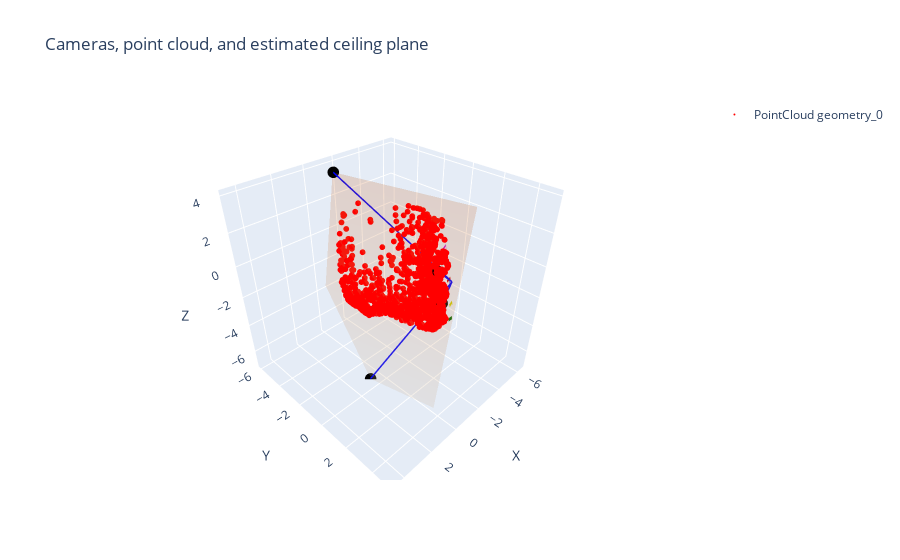

The notebook cell saved with this chart:
### Markdown cell above
## Visualisation of the intersections for a chosen image

### Code cell
trace_points = []
trace_meshes = []

colors = ['red', 'green', 'blue', 'yellow', 'cyan', 'magenta']

camera_id = 0
color_counter = 0

# Loop through each geometry in the mesh (either a point cloud or a mesh)
for name, geometry in mesh.geometry.items():
    # If the geometry is a point cloud (the ceiling)
    if isinstance(geometry, trimesh.PointCloud):
        # Limit to 1500 points randomly sampled to avoid memory issues in VSCode
        num_points = min(1500, len(geometry.vertices))
        sampled_points = np.random.choice(len(geometry.vertices), num_points, replace=False)
        points = geometry.vertices[sampled_points]
        # Add the point cloud to the list for visualization
        trace_points.append(go.Scatter3d(
            x=points[:, 0],
            y=points[:, 1],
            z=points[:, 2],
            mode='markers',
            marker=dict(color=colors[color_counter % len(colors)], size=2),
            name=f"PointCloud {name}"
        ))
        color_counter += 1

    # If the geometry is a mesh (used for camera models)
    elif isinstance(geometry, trimesh.Trimesh):
        for face in geometry.faces:
            vertices = geometry.vertices[face]
            # Ensure that the face has 3 unique vertices
            if len(np.unique(vertices, axis=0)) == 3:
                trace_meshes.append(go.Mesh3d(
                    x=vertices[:, 0],
                    y=vertices[:, 1],
                    z=vertices[:, 2],
                    color=colors[camera_id % len(colors)],
                    opacity=1,
                    name=f"Camera #{camera_id}"
                ))

        if len(geometry.faces) == 48:
            camera_id += 1

# ===== Ceiling plane calculation =====

# Collect valid backprojection intersection points (not None)
valid_bps = []
for i in range(len(backprojections)):
    if i == 2:
        bp_list = backprojections[i]
        if isinstance(bp_list, list):
            for bp in bp_list:
                if bp is not None:
                    valid_bps.append(bp)

# Combine valid backprojection points with top_points if available
if valid_bps:
    valid_bps = np.array(valid_bps)
    combined_points = np.vstack([top_points, valid_bps])
else:
    combined_points = top_points

# Create a grid to visualize the plane
xlim = [combined_points[:, 0].min(), combined_points[:, 0].max()]
ylim = [combined_points[:, 1].min(), combined_points[:, 1].max()]
xx, yy = np.meshgrid(np.linspace(xlim[0], xlim[1], 10), np.linspace(ylim[0], ylim[1], 10))
a, b, c, d = plane_equation
zz = (-a * xx - b * yy - d) / c

# Add the ceiling plane as a surface
trace_meshes.append(go.Surface(
    x=xx, y=yy, z=zz, opacity=0.2, colorscale='Oranges', showscale=False,
    name='Ceiling plane'
))

# ===== Compute bounding box to ensure uniform scale across axes =====

# Repeat valid point gathering to compute full bounds
valid_bps = []
for i in range(len(backprojections)):
    if i == 2:
        bp_list = backprojections[i]
        if isinstance(bp_list, list):
            for bp in bp_list:
                if bp is not None:
                    valid_bps.append(bp)

# Combine again with either all valid backprojections or just top_points
if valid_bps:
    valid_bps = np.array(valid_bps)
    combined_points = np.vstack([points, valid_bps])
else:
    combined_points = top_points

# Calculate min/max for each axis
xlim = [combined_points[:, 0].min(), combined_points[:, 0].max()]
ylim = [combined_points[:, 1].min(), combined_points[:, 1].max()]
zlim = [combined_points[:, 2].min(), combined_points[:, 2].max()]

dx = xlim[1] - xlim[0]
dy = ylim[1] - ylim[0]
dz = zlim[1] - zlim[0]

# Adjust axis ranges so all axes have the same scale
if dx >= dy and dx >= dz:
    xmin, xmax = (xlim[0] + xlim[1]) / 2 - dx / 2, (xlim[0] + xlim[1]) / 2 + dx / 2
    ymin, ymax = (ylim[0] + ylim[1]) / 2 - dx / 2, (ylim[0] + ylim[1]) / 2 + dx / 2
    zmin, zmax = (zlim[0] + zlim[1]) / 2 - dx / 2, (zlim[0] + zlim[1]) / 2 + dx / 2
elif dy >= dx and dy >= dz:
    xmin, xmax = (xlim[0] + xlim[1]) / 2 - dy / 2, (xlim[0] + xlim[1]) / 2 + dy / 2
    ymin, ymax = (ylim[0] + ylim[1]) / 2 - dy / 2, (ylim[0] + ylim[1]) / 2 + dy / 2
    zmin, zmax = (zlim[0] + zlim[1]) / 2 - dy / 2, (zlim[0] + zlim[1]) / 2 + dy / 2
else:
    xmin, xmax = (xlim[0] + xlim[1]) / 2 - dz / 2, (xlim[0] + xlim[1]) / 2 + dz / 2
    ymin, ymax = (ylim[0] + ylim[1]) / 2 - dz / 2, (ylim[0] + ylim[1]) / 2 + dz / 2
    zmin, zmax = (zlim[0] + zlim[1]) / 2 - dz / 2, (zlim[0] + zlim[1]) / 2 + dz / 2

# ===== Create 3D layout for visualization =====
layout = go.Layout(
    scene=dict(
        xaxis_title='X',
        yaxis_title='Y',
        zaxis_title='Z',
        xaxis=dict(range=[xmin, xmax]),
        yaxis=dict(range=[ymin, ymax]),
        zaxis=dict(range=[zmin, zmax])
    ),
    title='Cameras, point cloud, and estimated ceiling plane',
    showlegend=True
)

# ===== Add projection rays and intersection points =====
for i in range(len(backprojections)):
    if i == 2: # Chosen camera 
        if isinstance(backprojections[i], list):
            cam_center = geometries[2 * (i + 1)].vertices[6]  # Camera optical center
            for j, bp in enumerate(backprojections[i]):
                if bp is None:
                    continue
                # Draw a line from camera center to intersection point
                trace_meshes.append(go.Scatter3d(
                    x=[cam_center[0], bp[0]],
                    y=[cam_center[1], bp[1]],
                    z=[cam_center[2], bp[2]],
                    mode='lines',
                    line=dict(color=colors[i % len(colors)], width=3),
                    name=f"Ray {i}-{j}",
                    showlegend=False
                ))
                # Draw the intersection point as a black dot
                trace_meshes.append(go.Scatter3d(
                    x=[bp[0]],
                    y=[bp[1]],
                    z=[bp[2]],
                    mode='markers',
                    marker=dict(color='black', size=4, symbol='circle'),
                    name=f"Intersection {i}-{j}",
                    showlegend=False
                ))

# ===== Show the final figure =====
fig = go.Figure(data=trace_points + trace_meshes, layout=layout)
fig.show()
